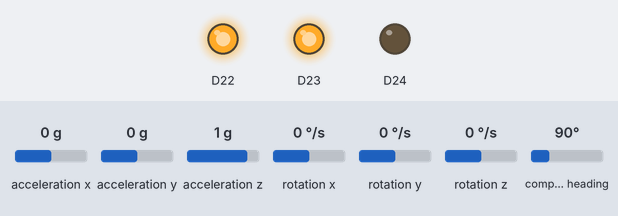
Bench run of a sketch on a simulated Arduino Nano 33 BLE. Parts: output pins drawn as LEDs (lit = HIGH). The test bench sets the inputs (shaded band); at power-on: acceleration x 0 g, acceleration y 0 g, acceleration z 1 g, rotation x 0 °/s, rotation y 0 °/s, rotation z 0 °/s, compass heading 90°.

Above: at 1.2 s.
1.3 s: acceleration x set to -0.4 g
2.8 s: acceleration x set to -0.7 g
At 3.7 s:
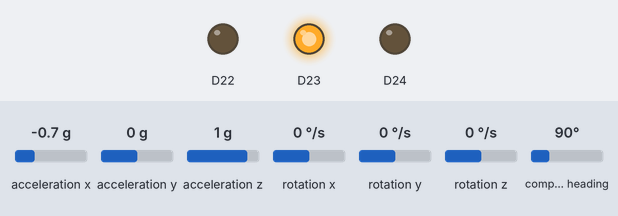
4.3 s: acceleration y set to -0.4 g
5.8 s: acceleration y set to -0.7 g
At 6.1 s:
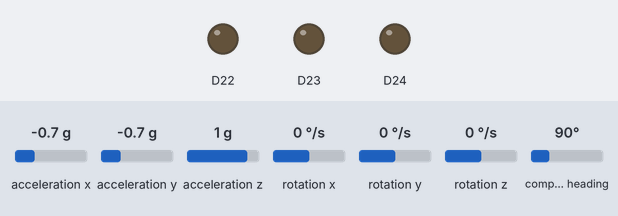
7.3 s: acceleration z set to 0.7 g
8.8 s: acceleration z set to 0.4 g
At 9.5 s:
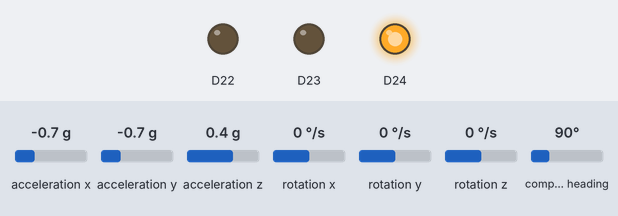
Timing chart, 0 to 11.3 s (numbered marks = the images above; inputs shaded):
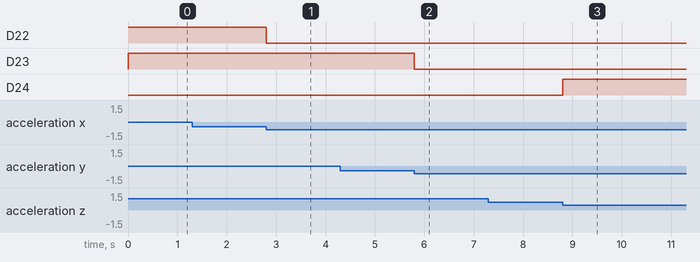

Measured:
- the behaviour switches between -0.5 and -0.6 g on acceleration x (found by bisection; images 0 and 1)
- the behaviour switches between -0.5 and -0.6 g on acceleration y (found by bisection; images 1 and 2)
- the behaviour switches between 0.6 and 0.5 g on acceleration z (found by bisection; images 2 and 3)
- after the input at 1.3 s, every drawn part: stays the same
- after the input at 2.8 s, D22: HIGH → LOW at once
- after the input at 4.3 s, every drawn part: stays the same
- after the input at 5.8 s, D23: HIGH → LOW at once
- after the input at 7.3 s, every drawn part: stays the same
- after the input at 8.8 s, D24: LOW → HIGH at once

The sketch:

BLESense_LSM9DS1.ino
```cpp
#include <Arduino_LSM9DS1.h>

float acc_x, acc_y, acc_z;
float gyro_x, gyro_y, gyro_z;
float mag_x, mag_y, mag_z;

void setup()
{
  // Initialize the LEDs
  pinMode(LEDR, OUTPUT);
  pinMode(LEDG, OUTPUT);
  pinMode(LEDB, OUTPUT);
  // Turn off the LEDs
  digitalWrite(LEDR, HIGH);
  digitalWrite(LEDG, HIGH);
  digitalWrite(LEDB, HIGH);
  // Initialize the IMU
  IMU.begin();
}

void loop()
{
  if(IMU.accelerationAvailable())
  {
    IMU.readAcceleration(acc_x, acc_y, acc_z);
    if (abs(acc_x) > 0.5f)  digitalWrite(LEDR, LOW);
    else digitalWrite(LEDR, HIGH);
    if (abs(acc_y) > 0.5f)  digitalWrite(LEDG, LOW);
    else digitalWrite(LEDG, HIGH);
    if (abs(acc_z) > 0.5f)  digitalWrite(LEDB, LOW);
    else digitalWrite(LEDB, HIGH);
  }
  if(IMU.gyroscopeAvailable())
  {
    IMU.readGyroscope(gyro_x, gyro_y, gyro_z);
  }
  if(IMU.magneticFieldAvailable())
  {
    IMU.readMagneticField(mag_x, mag_y, mag_z);
  }
}
```
